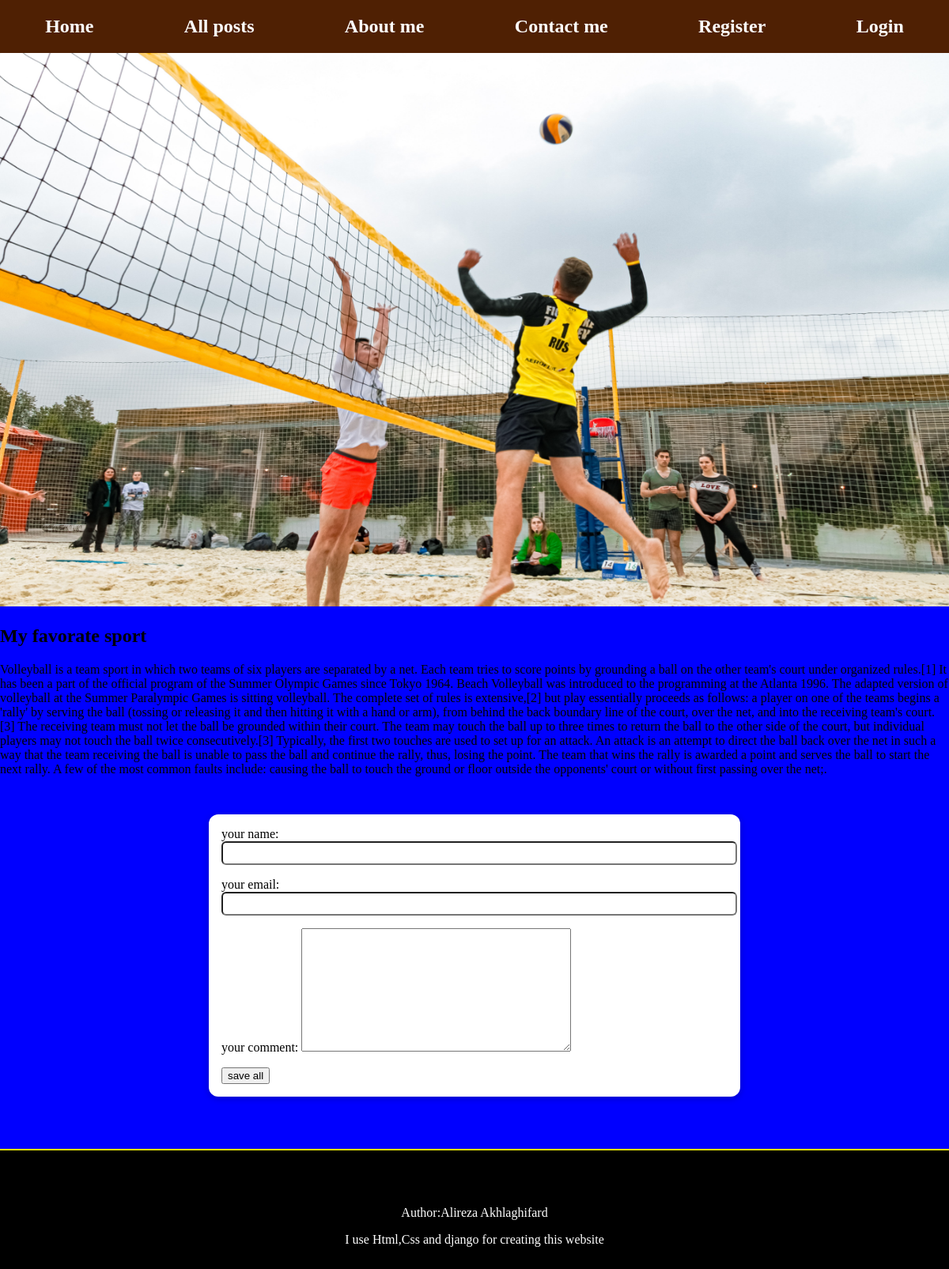
The page /posts/volleyball on the database its author committed.
### blog/models.py (models this page shows)
class post(models.Model):
    title = models.CharField(max_length=150)
    excerpt = models.CharField(max_length=200)
    date = models.DateField(auto_now=True)
    desc = models.TextField()
    image = models.ImageField(upload_to="posts",null=True)
    slug = models.SlugField(unique=True,db_index=True)
    author = models.ForeignKey(Author,on_delete=models.SET_NULL,null=True,related_name="posts")
    tag = models.ManyToManyField(Tag,related_name="post_tags")

### blog/views.py (the view, shortened to what this page needs)
# urls.py: path("posts/<slug:slug>",views.PostDetailView.as_view(),name="post_details")
class PostDetailView(DetailView):
    template_name = "blog/post-detail.html"
    model = post
    def get(self,request,slug):
        onepost = post.objects.get(slug=slug)
        context = {
            "post":onepost,
            "comment_form":commentForm()
        }
        return render(request,"blog/post-detail.html",context
    )
    def post(self,request,slug):
        comment_form = commentForm(request.POST)
        postt = post.objects.get(slug=slug)
        if comment_form.is_valid():
            comment = comment_form.save(commit=False)
            comment.post = postt
            comment.save()
            return HttpResponseRedirect(reverse("post_details",args=[slug]))
        context = {
            "post":postt,
            "post_tags":post.tags.all(),
            "comment_form":commentForm()
        }
        return render(request,"blog/post-detail.html",context)

### blog/forms.py
class commentForm(forms.ModelForm):
    class Meta:
        db_table = ''
        model = Comment
        exclude = ["post"]
        labels = {"user_name" : "your name:",
        "user_email":"your email:",
        "text":"your comment:"
        }

### blog/templates/blog/post-detail.html (shortened to what this page needs)
{% extends 'base.html' %}
{% load static %}
{% block css_files %}
<link rel="stylesheet" href="{% static 'blog/all-posts.css'%}">
<link rel="stylesheet" href="{% static "app.css" %}">
<link rel="stylesheet" href="{% static "blog/post-detail.css" %}">
{% endblock css_files %}
{% block content %}
<section>
    <article>
        <img class="detImg" src="{{post.image.url}}" alt={{post.title}}>
    </article>
</section>
<h2>{{post.title}}</h2>
<main>
            <p>{{post.desc}}</p>
</main>
<div>
    <form id="comment-form" action="{% url 'post_details' post.slug %}" method="post">
    {% for field  in comment_form %}
        <div class="form-control">
        {{field.label}}
        {{field}}
        </div>
    {% endfor %}
        <button>save all</botton>
    </form>
</div>
{% endblock %}

### static/app.css (style rules this page uses)
html, body { padding: 0; margin: 0; }

### blog/static/blog/all-posts.css (style rules this page uses)
html { background-color:blue; }

### blog/static/blog/post-detail.css (style rules this page uses)
#comment-form { margin: 3rem auto; width: 90%; max-width: 40rem; border-radius: 12px; background-color: white; box-shadow: 0 2px 8px rgba(0, 0, 0, 0.25); padding: 1rem; }
.detImg { width: 100%; height: 700px; }
.form-control { margin-bottom: 1rem; }
.form-control input { display: block; width: 100%; font:inherit; padding: 0.25rem; border-radius: 6px; }

### rows shown on the page
post: image (picture), title "My favorate sport", desc "Volleyball is a team sport in which two teams of six players are separated by a net. Each team tries to score points by grounding a ball on the other team's court under organized rules.[1] It has been a part of the official program of the Summer Olympic Games since Tokyo 1964. Beach Volleyball was introduced to the programming at the Atlanta 1996. The adapted version of volleyball at the Summer Paralympic Games is sitting volleyball. The complete set of rules is extensive,[2] but play essentially proceeds as follows: a player on one of the teams begins a 'rally' by serving the ball (tossing or releasing it and then hitting it with a hand or arm), from behind the back boundary line of the…"

### other values the page prints
{{ field.label }} "your name:" "your email:" "your comment:"
